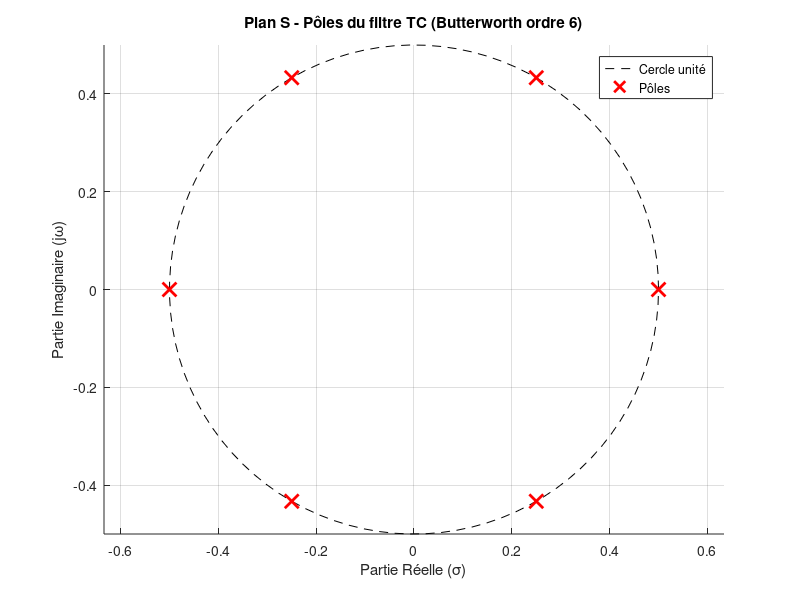

Here is the MATLAB script that generated this plot: (Note: this script raises an error after producing the figure.)
% Configuration des pôles pour un filtre TC (Temps Continu)
% avec approximation de Butterworth - ordre 6

% Définition des angles des pôles (6 pôles répartis sur le cercle unité)
angles = [0, pi/3, 2*pi/3, pi, 4*pi/3, 5*pi/3];

% Calcul des positions des pôles sur le cercle unité
poles = 0.5 * (exp(1j * angles));

% Création de la figure
figure;
hold on;
grid on;
axis equal;

% Tracé du cercle unité pour référence
theta = linspace(0, 2*pi, 100);
plot(0.50 * cos(theta), 0.50 * sin(theta), 'k--', 'LineWidth', 0.5);

% Placement des pôles sur le plan S (marqueurs 'x' en rouge)
plot(real(poles), imag(poles), 'rx', 'MarkerSize', 10, 'LineWidth', 2);

% Configuration des axes et labels
xlabel('Partie Réelle (\sigma)');
ylabel('Partie Imaginaire (j\omega)');
title('Plan S - Pôles du filtre TC (Butterworth ordre 6)');
legend('Cercle unité', 'Pôles', 'Location', 'best');

% Ajout des axes x et y pour référence
xline(0, 'k-', 'Alpha', 0.3);
yline(0, 'k-', 'Alpha', 0.3);

% Affichage des coordonnées des pôles
fprintf('Coordonnées des pôles:\n');
for i = 1:length(poles)
    fprintf('Pôle %d: %.4f + j%.4f\n', i, real(poles(i)), imag(poles(i)));
end

hold off;
